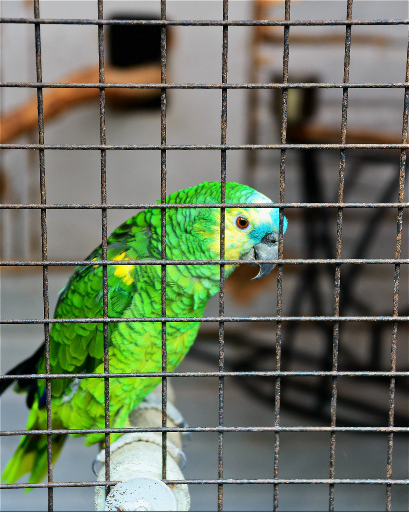
#> input picture a4/line_original.jpg, 409 x 512 px, given in place of seam_carving_input1.jpg, which was not available
$ python a1.py   (Python 2 division)
#> lines starting #> are read from the running program, lines starting #| are printed output that depends on the picture; pictures that were not available may be replaced by others from this repository, and a replacement may not be noted
from PIL import Image
from scipy import signal
from pylab import *
from scipy.ndimage import *
from scipy.ndimage.filters import convolve
from math import sqrt
from math import pow
from copy import deepcopy
import types

inf = float("inf")
img1 = Image.open('images/seam_carving_input1.jpg')
#> img1 is the input picture: PIL image 409x512 RGBA; mean R, G, B, A 106.8, 117.4, 96.2, 255
img2 = Image.open('images/seam_carving_input2.jpg')
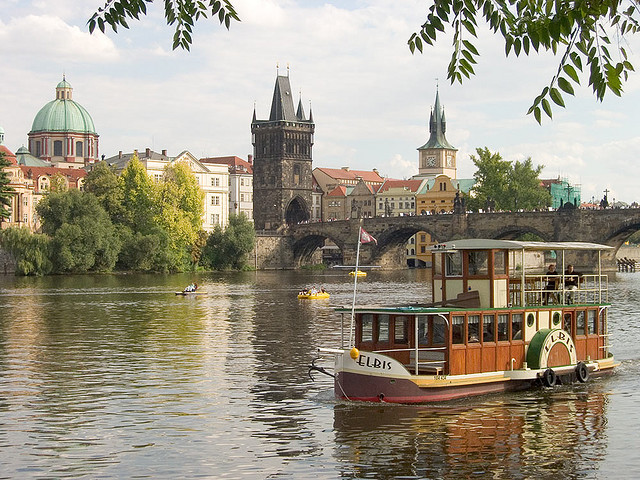
#> input picture a1/images/seam_carving_input2.jpg, 640 x 480 px
#> img2 is the input picture: PIL image 640x480 RGB; mean R, G, B 156.6, 149.6, 132.7
img3 = Image.open('images/seam_carving_input3.jpg')
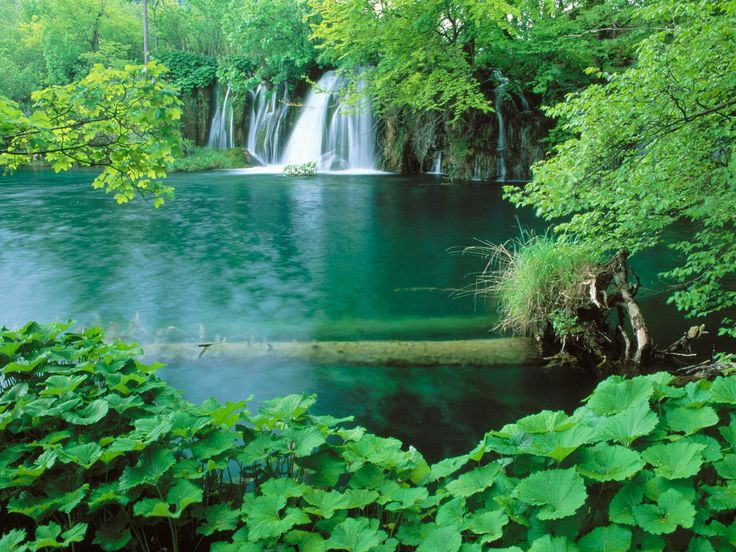
#> input picture a1/images/seam_carving_input3.jpg, 736 x 552 px
#> img3 is the input picture: PIL image 736x552 RGB; mean R, G, B 66, 128, 80.5
# My Images
img4 = Image.open('images/me.jpg')
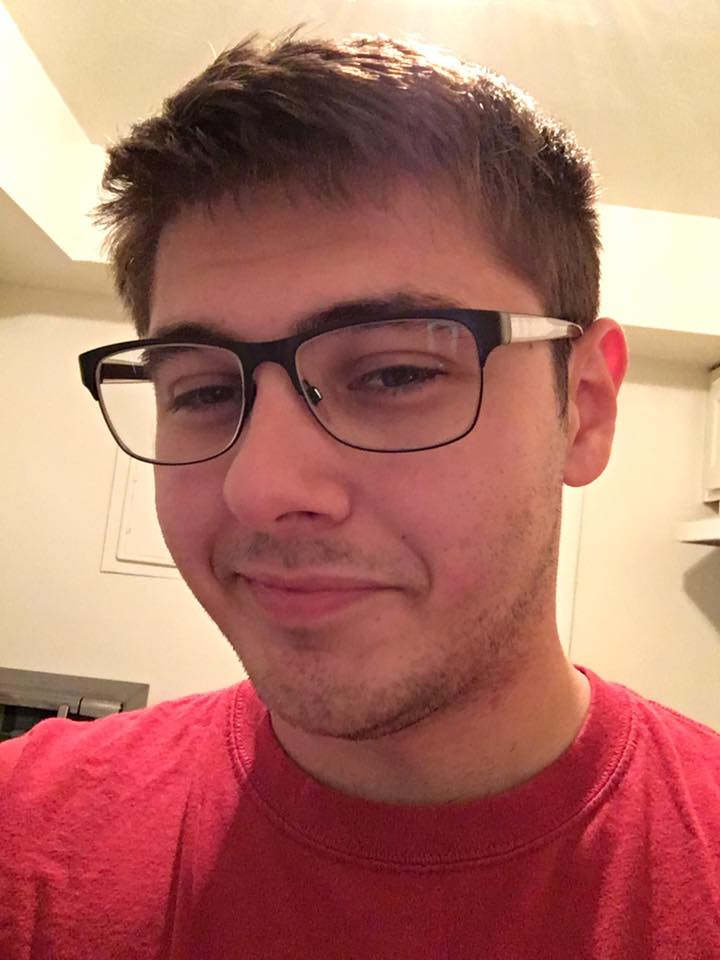
#> input picture a1/images/me.jpg, 720 x 960 px
#> img4 is the input picture: PIL image 720x960 RGB; mean R, G, B 176.4, 115.6, 103.6
img5 = Image.open('images/pyramids.png')
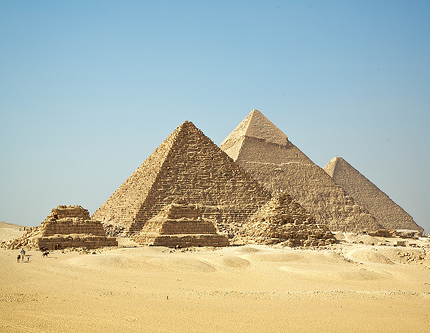
#> input picture a1/images/pyramids.png, 430 x 333 px
#> img5 is the input picture: PIL image 430x333 RGB; mean R, G, B 178, 181.8, 164.9
img6 = Image.open('images/sunset.jpg')
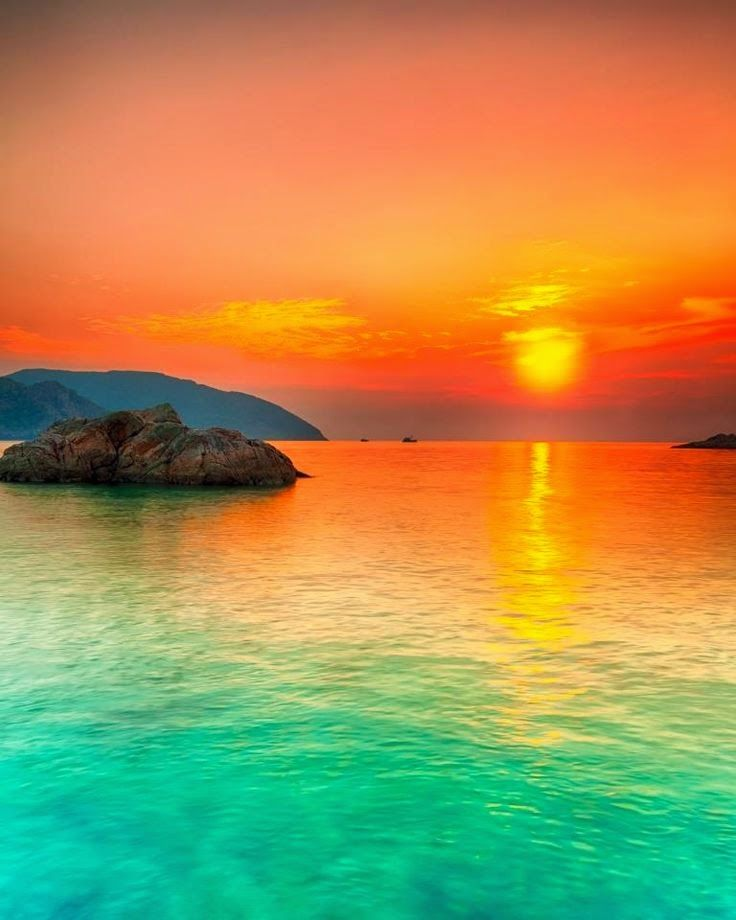
#> input picture a1/images/sunset.jpg, 736 x 920 px
#> img6 is the input picture: PIL image 736x920 RGB; mean R, G, B 169.1, 146.4, 84.3


# [129 lines left out: functions energy_image, cumulative_minimum_energy_map, find_seam, display_seam, resize, resize_iterated and 1 more, not called in this run]

# [96 lines of commented-out code are left out]
